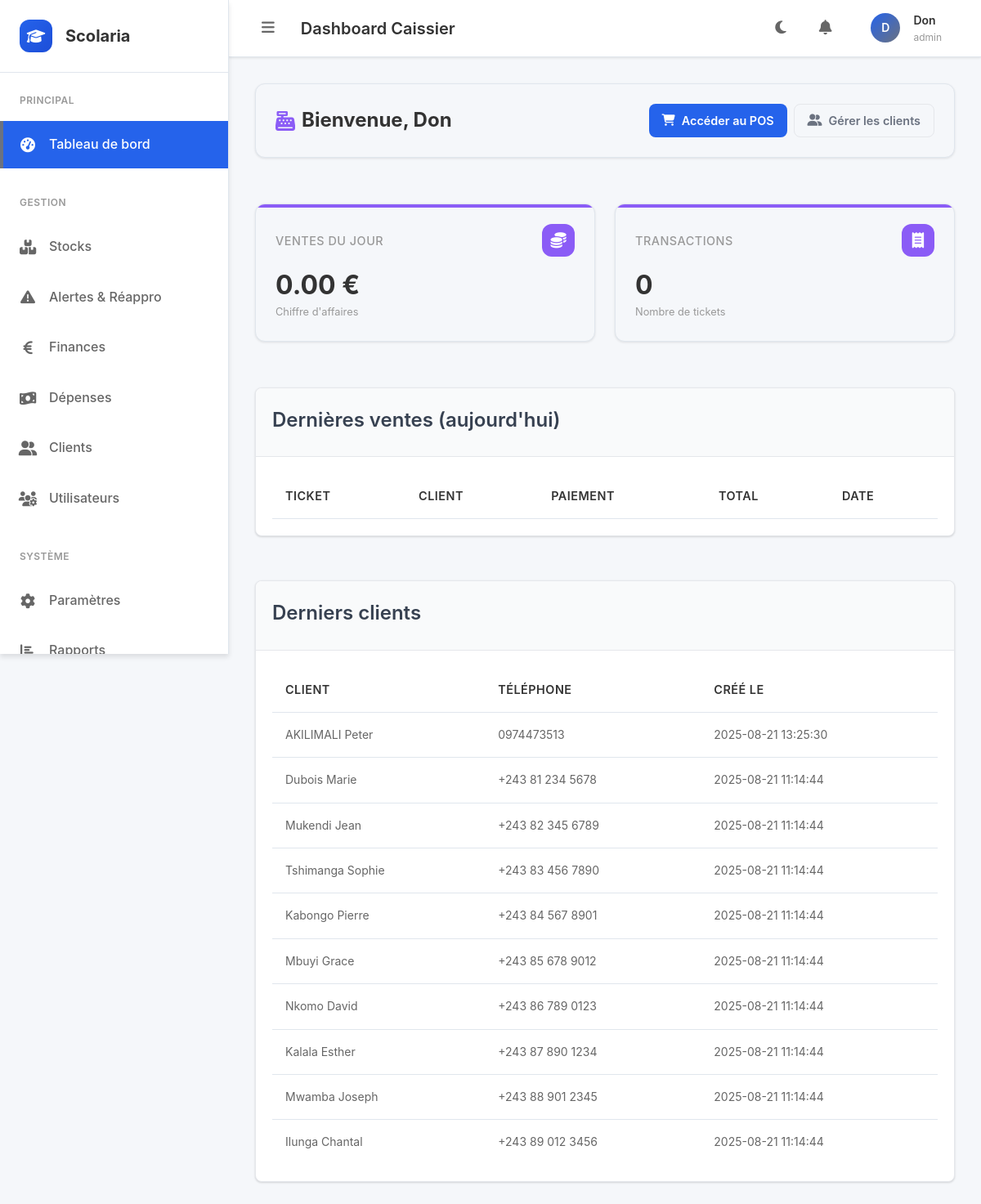
/dashboard_caissier.php (signed in), run on the app's committed database.
### tables this page shows
CREATE TABLE `clients` (
  `id` int(11) NOT NULL,
  `first_name` varchar(100) NOT NULL,
  `last_name` varchar(100) NOT NULL,
  `phone` varchar(20) DEFAULT NULL,
  `email` varchar(150) DEFAULT NULL,
  `address` text DEFAULT NULL,
  `client_type` enum('parent','eleve','acheteur_regulier','autre') DEFAULT 'autre',
  `notes` text DEFAULT NULL,
  `created_at` timestamp NOT NULL DEFAULT current_timestamp(),
  `updated_at` timestamp NOT NULL DEFAULT current_timestamp() ON UPDATE current_timestamp()
);

### dashboard_caissier.php (the view, shortened to what this page needs)
<?php
$pdo = Database::getConnection();
$todayStart = (new DateTime('today'))->format('Y-m-d 00:00:00');
$todayEnd = (new DateTime('today'))->format('Y-m-d 23:59:59');
$kpiStmt = $pdo->prepare('SELECT COALESCE(SUM(total),0) AS total, COUNT(*) AS orders FROM sales WHERE created_at BETWEEN :s AND :e');
$kpiStmt->execute([':s' => $todayStart, ':e' => $todayEnd]);
$kpi = $kpiStmt->fetch() ?: ['total' => 0, 'orders' => 0];
$clientsStmt = $pdo->query('SELECT id, first_name, last_name, phone, created_at FROM clients ORDER BY created_at DESC LIMIT 10');
$latestClients = $clientsStmt->fetchAll() ?: [];
?>
<div class="clients-page">
	<div class="clients-header">
		<h2 class="clients-title"><i class="fas fa-cash-register"></i> Bienvenue, <?php echo htmlspecialchars($_SESSION['username'] ?? ''); ?></h2>
		<div style="display:flex; gap:8px;">
			<a href="pos.php" class="btn btn-primary"><i class="fas fa-shopping-cart"></i> Accéder au POS</a>
			<a href="clients.php" class="btn btn-outline"><i class="fas fa-user-friends"></i> Gérer les clients</a>
		</div>
	</div>
	<div class="clients-stats">
		<div class="client-stat-card">
			<div class="client-stat-header"><h3 class="client-stat-title">Ventes du jour</h3><div class="client-stat-icon"><i class="fas fa-coins"></i></div></div>
			<div class="client-stat-value"><?php echo number_format((float)$kpi['total'], 2); ?> €</div>
			<div class="client-stat-subtitle">Chiffre d'affaires</div>
		</div>
		<div class="client-stat-card">
			<div class="client-stat-header"><h3 class="client-stat-title">Transactions</h3><div class="client-stat-icon"><i class="fas fa-receipt"></i></div></div>
			<div class="client-stat-value"><?php echo (int)$kpi['orders']; ?></div>
			<div class="client-stat-subtitle">Nombre de tickets</div>
		</div>
	</div>
	<div class="clients-table card">
		<div class="card-header"><h3 class="card-title">Dernières ventes (aujourd'hui)</h3></div>
		<div class="card-body">
			<div class="table-responsive">
				<table class="table"><thead><tr><th>Ticket</th><th>Client</th><th>Paiement</th><th>Total</th><th>Date</th></tr></thead>
				</table>
			</div>
		</div>
	</div>
	<div class="clients-table card">
		<div class="card-header"><h3 class="card-title">Derniers clients</h3></div>
		<div class="card-body">
			<div class="table-responsive">
				<table class="table"><thead><tr><th>Client</th><th>Téléphone</th><th>Créé le</th></tr></thead>
				<tbody>
					<?php foreach ($latestClients as $c): ?>
					<tr>
						<td><?php echo htmlspecialchars(($c['last_name'] ?? '') . ' ' . ($c['first_name'] ?? '')); ?></td>
						<td><?php echo htmlspecialchars($c['phone'] ?? ''); ?></td>
						<td><?php echo htmlspecialchars($c['created_at']); ?></td>
					</tr>
					<?php endforeach; ?>
				</tbody></table>
			</div>
		</div>
	</div>
</div>
<?php
include __DIR__ . '/layout/base.php';
?>

### assets/css/style.css (style rules this page uses)
:root { --primary-color: #1E88E5; --primary-hover: #1976D2; --primary-light: #E3F2FD; --secondary-color: #43A047; --secondary-hover: #388E3C; --secondary-light: #E8F5E8; --success-color: #43A047; --warning-color: #FF9800; --danger-color: #F44336; --info-color: #2196F3; --bg-primary: #F5F7FA; --bg-secondary: #FFFFFF; --bg-tertiary: #FAFBFC; --bg-sidebar: #FFFFFF; --bg-header: #FFFFFF; --text-primary: #333333; --text-secondary: #666666; --text-muted: #999999; --text-white: #FFFFFF; --text-dark: #212529; --border-color: #E0E6ED; --border-light: #F1F3F4; --border-dark: #D1D5DB; --shadow-sm: 0 1px 3px rgba(0, 0, 0, 0.1); --shadow-md: 0 4px 6px rgba(0, 0, 0, 0.1); --shadow-lg: 0 10px 15px rgba(0, 0, 0, 0.1); --shadow-xl: 0 20px 25px rgba(0, 0, 0, 0.15); --radius-sm: 4px; --radius-md: 8px; --radius-lg: 12px; --radius-xl: 16px; --radius-full: 50px; --spacing-xs: 0.25rem; --spacing-sm: 0.5rem; --spacing-md: 1rem; --spacing-lg: 1.5rem; --spacing-xl: 2rem; --spacing-2xl: 3rem; --font-family: 'Poppins', -apple-system, BlinkMacSystemFont, 'Segoe UI', Roboto, sans-serif; --font-size-xs: 0.75rem; --font-size-sm: 0.875rem; --font-size-base: 1rem; --font-size-lg: 1.125rem; --font-size-xl: 1.25rem; --font-size-2xl: 1.5rem; --font-size-3xl: 1.875rem; --font-size-4xl: 2.25rem; --transition-fast: 0.15s ease; --transition-normal: 0.3s ease; --transition-slow: 0.5s ease; --sidebar-width: 280px; --sidebar-collapsed-width: 80px; --header-height: 70px; --content-padding: 2rem; }
*, *::before, *::after { box-sizing: border-box; margin: 0; padding: 0; }
html { font-size: 16px; scroll-behavior: smooth; }
body { font-family: var(--font-family); font-size: var(--font-size-base); line-height: 1.6; color: var(--text-primary); background-color: var(--bg-primary); transition: background-color var(--transition-normal), color var(--transition-normal); }
.card { background-color: var(--bg-secondary); border: 1px solid var(--border-color); border-radius: var(--radius-lg); box-shadow: var(--shadow-sm); overflow: hidden; transition: all var(--transition-fast); }
.card-header { padding: var(--spacing-lg); border-bottom: 1px solid var(--border-color); background-color: var(--bg-tertiary); }
.card-title { font-size: var(--font-size-lg); font-weight: 600; color: var(--text-primary); margin-bottom: var(--spacing-xs); }
.card-body { padding: var(--spacing-lg); }
.btn { display: inline-flex; align-items: center; justify-content: center; gap: var(--spacing-sm); padding: var(--spacing-md) var(--spacing-lg); font-size: var(--font-size-sm); font-weight: 500; text-decoration: none; border: none; border-radius: var(--radius-md); cursor: pointer; transition: all var(--transition-fast); white-space: nowrap; min-height: 40px; }
.btn-primary { background-color: var(--primary-color); color: var(--text-white); }
.btn-outline { background-color: transparent; color: var(--primary-color); border: 1px solid var(--primary-color); }
.table { width: 100%; border-collapse: collapse; font-size: var(--font-size-sm); }
.table th { background-color: var(--bg-tertiary); padding: var(--spacing-md) var(--spacing-lg); text-align: left; font-weight: 600; color: var(--text-primary); border-bottom: 1px solid var(--border-color); font-size: var(--font-size-xs); text-transform: uppercase; letter-spacing: 0.5px; }
.table td { padding: var(--spacing-md) var(--spacing-lg); border-bottom: 1px solid var(--border-light); color: var(--text-primary); }
.table tbody tr:last-child td { border-bottom: none; }

### data on the page
clients: last_name+first_name "AKILIMALI Peter", phone "0974473513", created_at "2025-08-21 13:25:30"
clients: last_name+first_name "Dubois Marie", phone "+243 81 234 5678", created_at "2025-08-21 11:14:44"
clients: last_name+first_name "Mukendi Jean", phone "+243 82 345 6789", created_at "2025-08-21 11:14:44"
clients: last_name+first_name "Tshimanga Sophie", phone "+243 83 456 7890", created_at "2025-08-21 11:14:44"
clients: last_name+first_name "Kabongo Pierre", phone "+243 84 567 8901", created_at "2025-08-21 11:14:44"
clients: last_name+first_name "Mbuyi Grace", phone "+243 85 678 9012", created_at "2025-08-21 11:14:44"
clients: last_name+first_name "Nkomo David", phone "+243 86 789 0123", created_at "2025-08-21 11:14:44"
clients: last_name+first_name "Kalala Esther", phone "+243 87 890 1234", created_at "2025-08-21 11:14:44"
clients: last_name+first_name "Mwamba Joseph", phone "+243 88 901 2345", created_at "2025-08-21 11:14:44"
clients: last_name+first_name "Ilunga Chantal", phone "+243 89 012 3456", created_at "2025-08-21 11:14:44"

### other printed values
$pageTitle "Dashboard Caissier"
substr($_SESSION['username'] ?? 'U', 0, 1) "D"
$_SESSION['username'] "Don"
$_SESSION['role'] "admin"
$kpi['total'] "0.00"
$kpi['orders'] "0"
